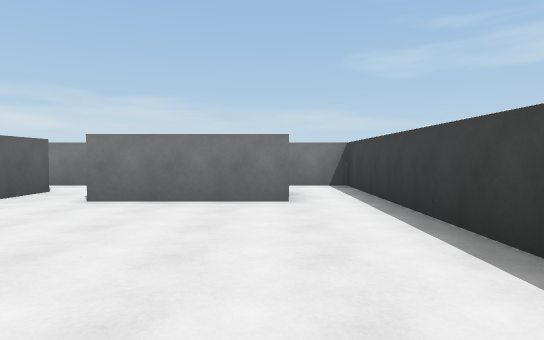
View 1 (above)

24 first-person views from a walk through a Unity game level. The camera is 1.3 m above the floor, tilts 2° down and sees 75° across. Doors are open. The floor is counted in squares, 2 m on a side. Each view is taken from the middle of a square. On the plan, view 1 faces up. The plan holds only what a view shows up to about 10 squares ahead; the rest is blank. The player is left out.

View 2
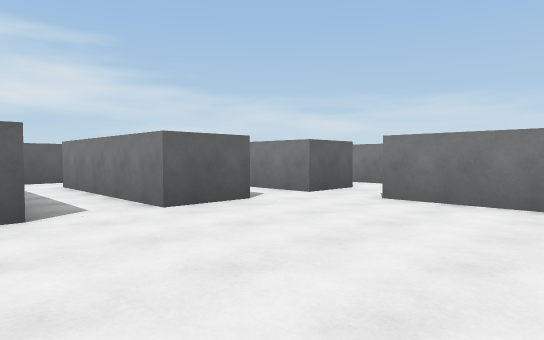

View 3
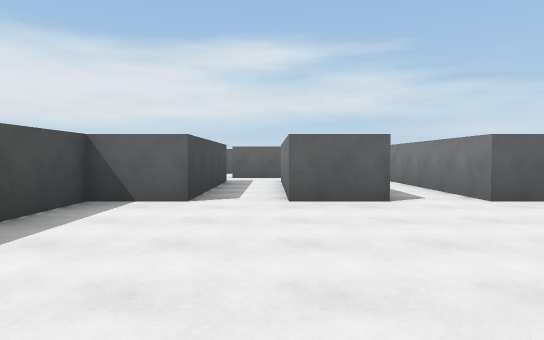

View 4
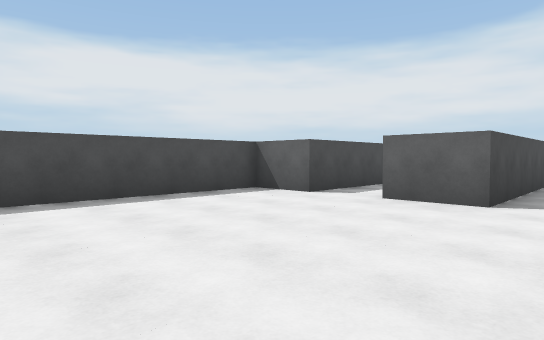

View 5
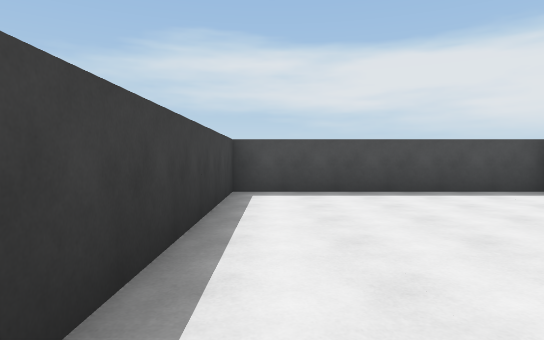

View 6
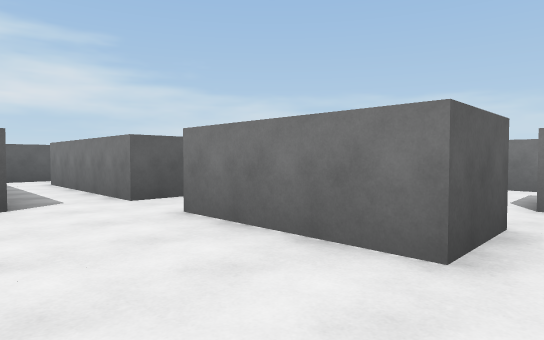

View 7
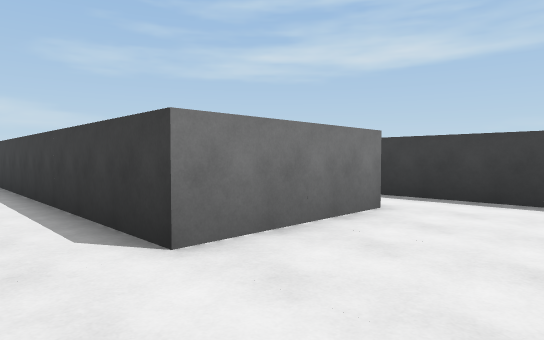

View 8
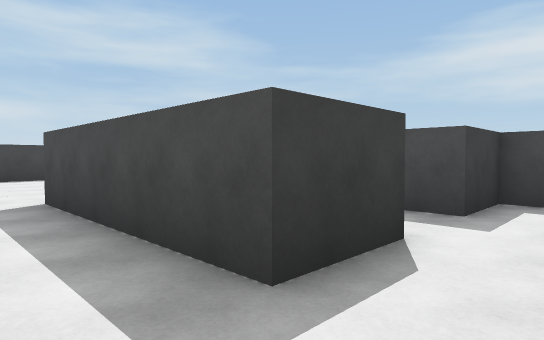

View 9
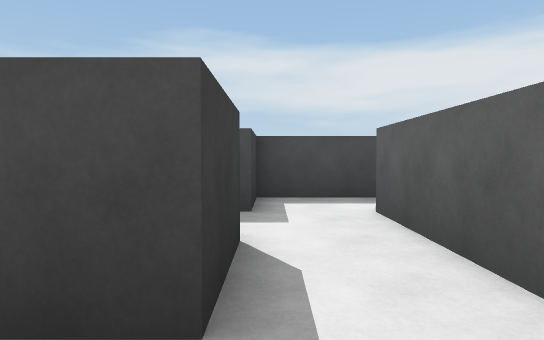

View 10
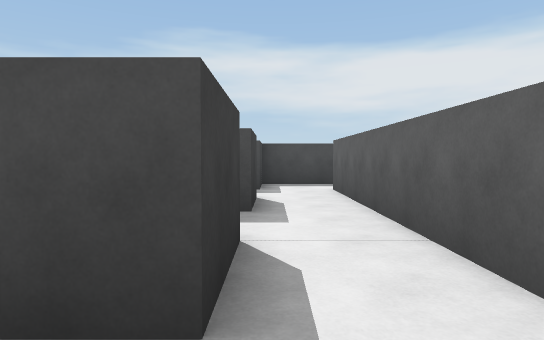

View 11
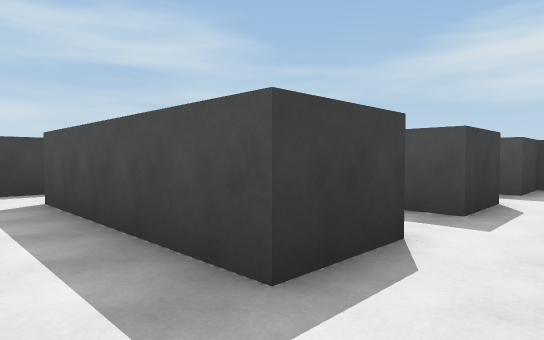

View 12
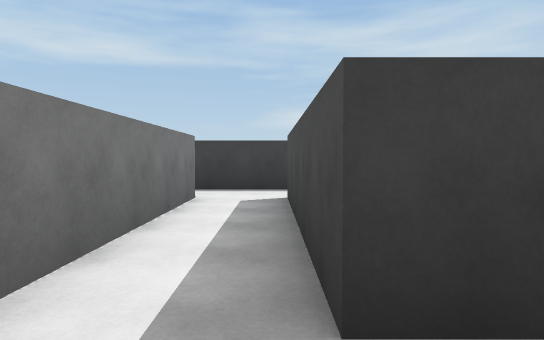

View 13
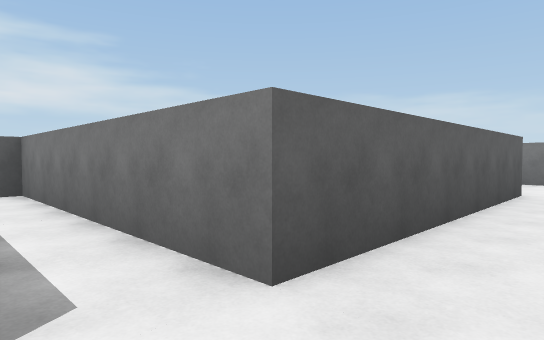

View 14
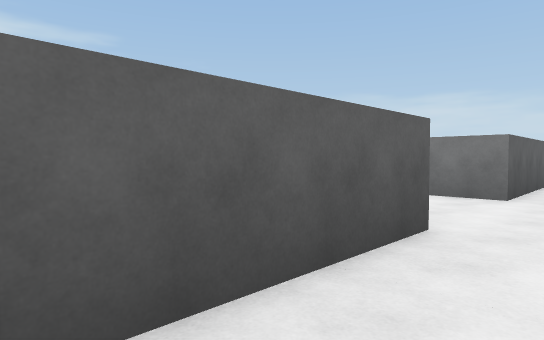

View 15
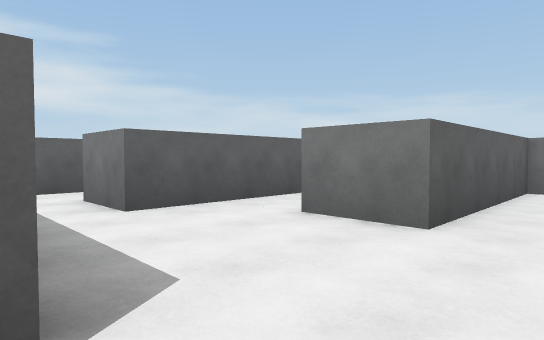

View 16
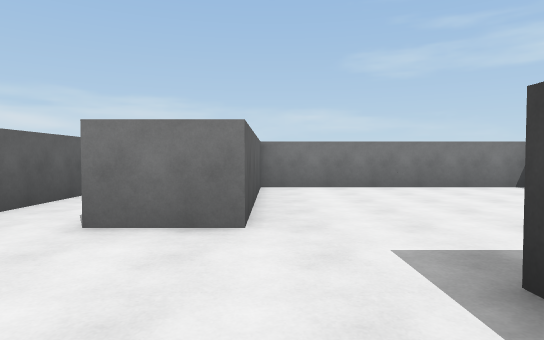

View 17
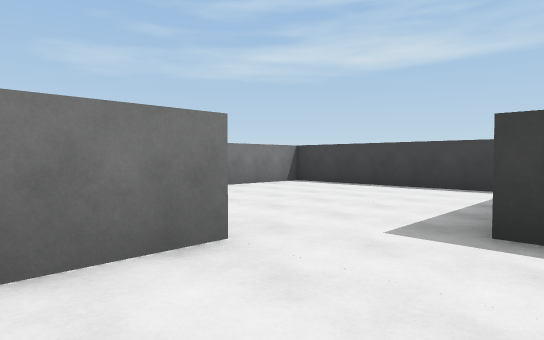

View 18
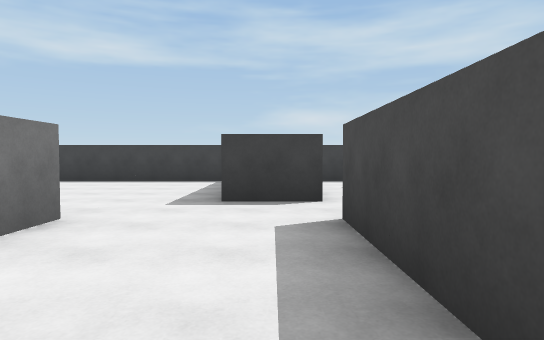

View 19
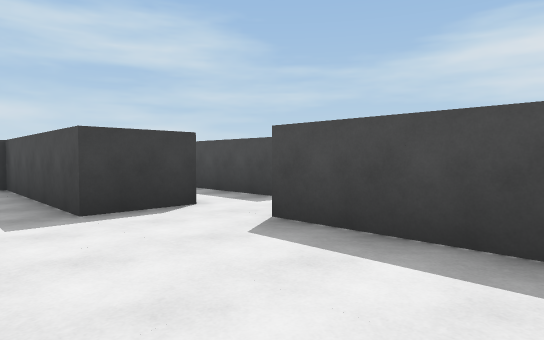

View 20
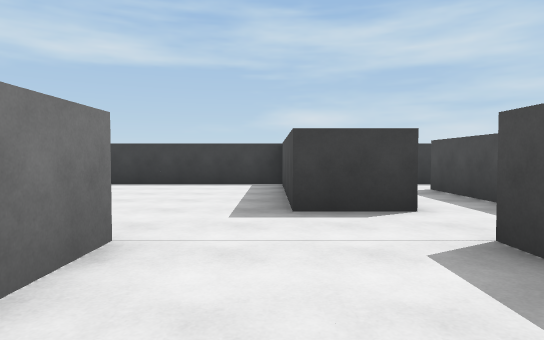

View 21
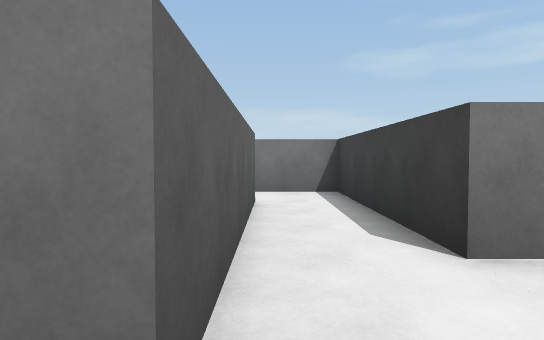

View 22
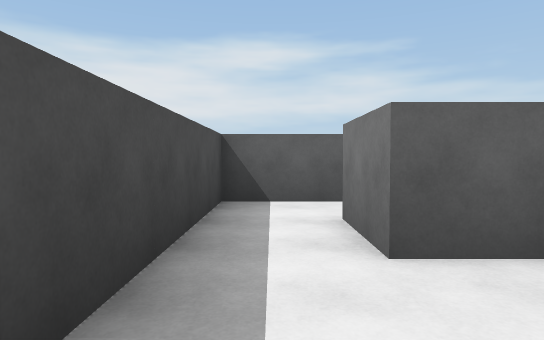

View 23
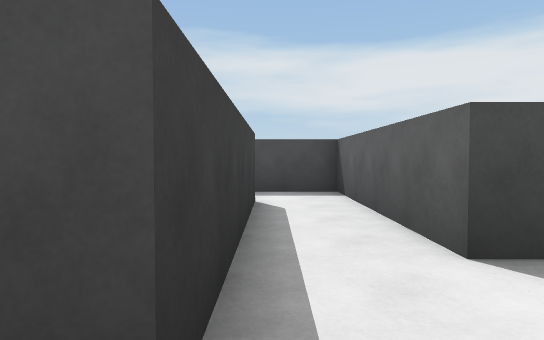

View 24
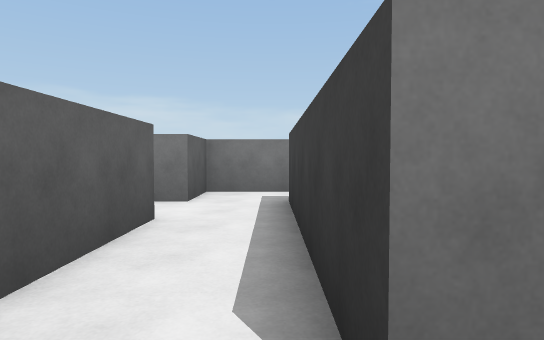

### Floor plan
Ten units are one square. View 1 is at (0, 0); x grows to the right and y downward. Boxes are objects, and circles mark ways between rooms. Rooms are numbered by the first view taken in them; rooms with no view inside come last. Other rooms are left out.
<svg viewBox="-115 -222 138 234">
<path fill="none" stroke="#000" d="M-42 -23 -88 -23 -88 -37 -42 -37 -42 -23M-42 -53 -88 -53M3 -53 -27 -53M-103 -54 -103 -8M-108 7 -88 7 -88 -8 -42 -8 -42 7 18 7 18 -55M3 -68 3 -53M-1 -113 -8 -113M18 -55 18 -83 2 -83M-27 -141 -27 -157 18 -157 18 -217 -42 -217 -42 -172 -57 -172 -57 -217 -74 -217M-76 -142 -42 -142 -42 -83 -103 -83 -103 -54M-72 -201 -72 -158M18 -120 18 -136M-27 -53 -27 -127 2 -127M-88 -53 -88 -67 -42 -67 -42 -53M-108 -188 -103 -188 -103 -142 -76 -142M-72 -158 -88 -158 -88 -203 -84 -203M-74 -217 -103 -217 -103 -202 -108 -202"/>
<circle cx="10" cy="-60" r="3" fill="#2a7"/>
<circle cx="-35" cy="-60" r="3" fill="#2a7"/>
<circle cx="-95" cy="-60" r="3" fill="#2a7"/>
<circle cx="10" cy="-120" r="3" fill="#2a7"/>
<circle cx="-80" cy="-150" r="3" fill="#2a7"/>
<text x="-40" y="-30">1</text>
<text x="0" y="-90">2</text>
<text x="-40" y="-150">3</text>
<text x="-100" y="-180">4</text>
</svg>
Room 1 opens to room 2. Room 1 opens to room 3. Room 2 opens to room 3. Room 3 opens to room 4.

Where each view was taken, in squares from view 1:
view 1: 0 up, 0 right, facing up
view 2: 0 up, 0 right, facing up-left
view 3: 2 up, 1 right, facing left
view 4: 5 up, 1 right, facing down-left
view 5: 6 up, 1 right, facing down
view 6: 3 up, 1 right, facing up-left
view 7: 3 up, 4 left, facing up-right
view 8: 5 up, 10 left, facing down-right
view 9: 5 up, 9 left, facing down
view 10: 8 up, 9 left, facing down
view 11: 8 up, 10 left, facing down-right
view 12: 7 up, 10 left, facing right
view 13: 7 up, 3 left, facing up-left
view 14: 11 up, 3 left, facing up-left
view 15: 14 up, 3 left, facing up-left
view 16: 14 up, 4 left, facing up
view 17: 15 up, 6 left, facing up-right
view 18: 15 up, 8 left, facing right
view 19: 17 up, 7 left, facing down-right
view 20: 16 up, 7 left, facing right
view 21: 15 up, 7 left, facing up
view 22: 15 up, 5 left, facing left
view 23: 21 up, 9 left, facing down
view 24: 15 up, 9 left, facing up
